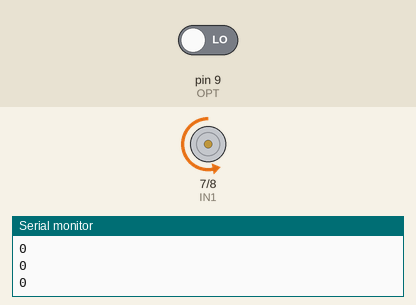
The sketch below on a simulated Arduino Uno, built with avr-gcc and run on an emulated ATmega328P. Parts: motor-driver pin pairs drawn as motors (green arrow = first pin HIGH = forward, orange = second pin HIGH = backward, longer = more drive, scaled by the enable pin), the last lines printed to the serial monitor. Inputs (shaded band) come from the test bench; at power-on: pin 9 (OPT) LOW.

Above: at 1.2 s.
1.3 s: pin 9 (OPT) driven HIGH
At 1.6 s:
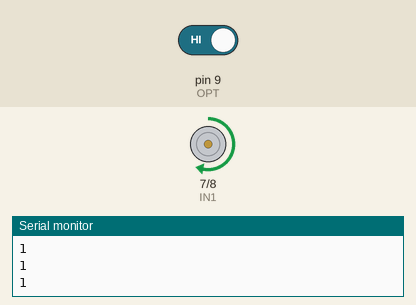
2.8 s: pin 9 (OPT) driven LOW
At 3.9 s:
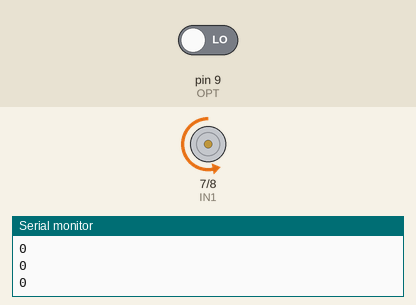
Timing chart, 0 to 5.8 s (numbered marks = the images above; inputs shaded):
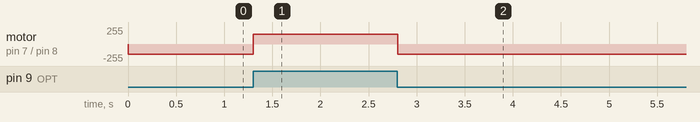

Measured:
- after the input at 1.3 s, motor on pin 7 (IN1) / pin 8 (IN2): backward 150/255 → forward 150/255 at once
- after the input at 2.8 s, motor on pin 7 (IN1) / pin 8 (IN2): forward 150/255 → backward 150/255 at once

The sketch:

sketch_sep24b.ino
```cpp
#define ENA 6
#define IN1 7
#define IN2 8
int OPT = 9;

void setup() {
  Serial.begin(9600);
  pinMode(IN1, OUTPUT);
  pinMode(IN2, OUTPUT);
  pinMode(OPT, INPUT);
}

void loop() {

if(digitalRead(OPT) == HIGH)
{
  Serial.println("1");
  digitalWrite(IN1, HIGH);
  digitalWrite(IN2, LOW);
  analogWrite(ENA, 150);
}
else{
  Serial.println("0");
digitalWrite(IN1, LOW);
digitalWrite(IN2, HIGH);
analogWrite(ENA, 150);
}
delay(100);
}
```
